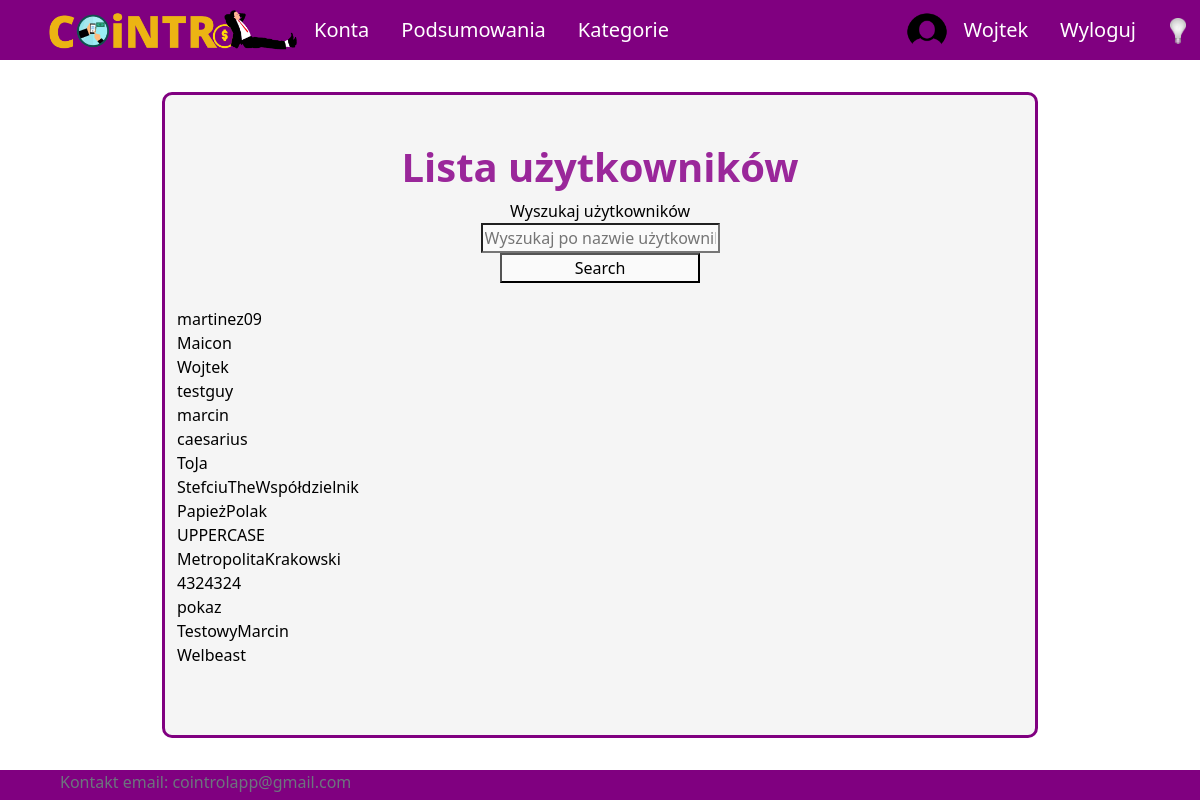
The page /profiles (signed in) on the database its author committed.
### UsersApp/models.py (models this page shows, shortened)
class Profile(models.Model):
    user = models.OneToOneField(User, on_delete=models.CASCADE, null=True, blank=True)
    name = models.CharField(max_length=200, blank=True, null=True)
    email = models.EmailField(max_length=400, null=True, blank=True)
    username = models.CharField(max_length=200, blank=True, null=True)
    currency = models.ForeignKey('Currency', on_delete=models.SET_NULL, null=True)
    image = models.ImageField(null=True, blank=True)
    created = models.DateTimeField(auto_now_add=True)
    id = models.UUIDField(default=uuid.uuid4, unique=True,
                            primary_key=True, editable=False)

### UsersApp/views/user_views.py (the view)
# urls.py: path('profiles', views.allProfiles, name='profiles'),
@login_required(login_url='login')
def allProfiles(request):
    profiles = Profile.objects.all()
    search_query = ''
    if request.GET.get('search_query'):
        search_query = request.GET.get('search_query')
    profiles= Profile.objects.filter(username__icontains=search_query)
    context = {'search_query' : search_query, 'profiles' : profiles}
    return render(request, 'application/profiles-list.html', context)

### templates/application/profiles-list.html (shortened to what this page needs)
{% extends 'application/base.html' %}
{% block content %}
<div class="title">
    <h1>Lista użytkowników</h1>
</div>
<form method="GET" action="{% url 'profiles' %}">
    <label for="search-bar">Wyszukaj użytkowników </label>
    <input id="search-bar" type="text" name="search_query" value="{{search_query}}" placeholder="Wyszukaj po nazwie użytkownika" />
    <input type="submit" value="Search" />
</form>
<br />
{% for profile in profiles %}
    {{profile.username}}
    <br />
{% endfor%}
{% endblock %}

### templates/application/base.html (shortened to what this page needs)
{%load static%}
<!DOCTYPE html>
<html lang="pl">
<head>
    <link href="https://cdn.jsdelivr.net/npm/bootstrap@5.2.2/dist/css/bootstrap.min.css" rel="stylesheet">
    <link rel="stylesheet" type="text/css" href="{% static 'css/style.css' %}">
</head>
<body onload="checkColorMode()">
    <nav class="nav" id="navigation">
        {% if user.is_authenticated %}
        <ul class="nav justify-content-start">
            <li class="nav-item" id="logo-li"><a id="logo-link" class="nav-link" href="{% url 'home' %}">
                <img onmouseover="logoHover()" onmouseout="logoOut()" id="app-logo" src="{% static 'images/logo.png' %}">
            </a>
            <li class="nav-item mobile-menu"><a class="nav-link" href="{% url 'all-accounts' %}">Konta</a></li>
            <li class="nav-item mobile-menu"><a class="nav-link" href="{% url 'summary' %}">Podsumowania</a></li>
            <li class="nav-item mobile-menu"><a class="nav-link" href="{% url 'all-categories' %}">Kategorie</a></li>
        </ul>
        <ul class="nav justify-content-end user-image">
            <img src="{% static 'images/circle_user_image.png' %}", style="border-radius: 50%; width: 40px;">
            <li class="nav-item"><a class="nav-link" href="{% url 'profile' %}">{{ user.username }}</a></li>
            <li class="nav-item"><a class="nav-link" href="{% url 'logout' %}">Wyloguj</a></li>
        </ul>
        {% endif %}
        <button onclick="darkMode()" id="dark-mode-button"><img id="light-bulb" src="{% static 'images/bulb_off.png' %}" /></button>
    </nav>
    <div id = "site-content">
        {% block content %}
        {% endblock %}
    </div>
    <footer class="footer">
        <div class="container">
            <span class="text-muted">
                <address>
                    Kontakt email: <a class="email" href="mailto:cointrolapp@gmail.com">cointrolapp@gmail.com
                </address>
            </span>
        </div>
    </footer>
</body>
</html>

### aplication/static/css/style.css (style rules this page uses)
body { background-color: white; color: black; }
#navigation { position: fixed; top: 0; width: 100%; z-index: 9; }
a.nav-link { color: white; font-size: 20px; }
ul.nav { align-items: center; }
nav.nav { height: 60px; background-color: purple; justify-content: space-between; padding-left: 4vw; padding-right: 4vw; }
#logo-link { padding: 0; }
#app-logo { width: 250px; }
#site-content { min-height: calc(100vh - 4vh - (60px + 4vh) - 30px); padding-left: 1vw; padding-right: 1vw; padding-top: 1vh; padding-bottom: 1vh; width:73%; margin:auto; margin-top: calc(60px + 4vh); margin-bottom: 4vh; border: 3px solid purple; border-radius: 10px; background-color: whitesmoke; position: relative; }
#dark-mode-button { position: absolute; top: 16px; left: 97%; float:right; }
#dark-mode-button > img { width: 16px; }
div.title { padding-top: 5vh; display: flex; align-items: center; flex-direction: column; }
div.title h1 { color: #9a279a; font-size: 40px; font-weight: bold; text-align: center; }
form { display: flex; flex-direction: column; align-items: center; }
select, input { min-width: 200px; background-color: rgba(255, 255, 255, 0.5); color: #000000; }
footer { height: 30px; background-color: purple; justify-content: space-between; padding-left: 4vw; padding-right: 4vw; }
a.email { --bs-text-opacity: 1; color: inherit; text-decoration: none; }
button { background-color: rgba(0, 0, 0, 0); border: none; }

### rows shown on the page
Profile: username "martinez09"
Profile: username "Maicon"
Profile: username "Wojtek"
Profile: username "testguy"
Profile: username "marcin"
Profile: username "caesarius"
Profile: username "ToJa"
Profile: username "StefciuTheWspółdzielnik"
Profile: username "PapieżPolak"
Profile: username "UPPERCASE"
Profile: username "MetropolitaKrakowski"
Profile: username "4324324"
Profile: username "pokaz"
Profile: username "TestowyMarcin"
Profile: username "Welbeast"

### other values the page prints
{{ user.username }} "Wojtek"
